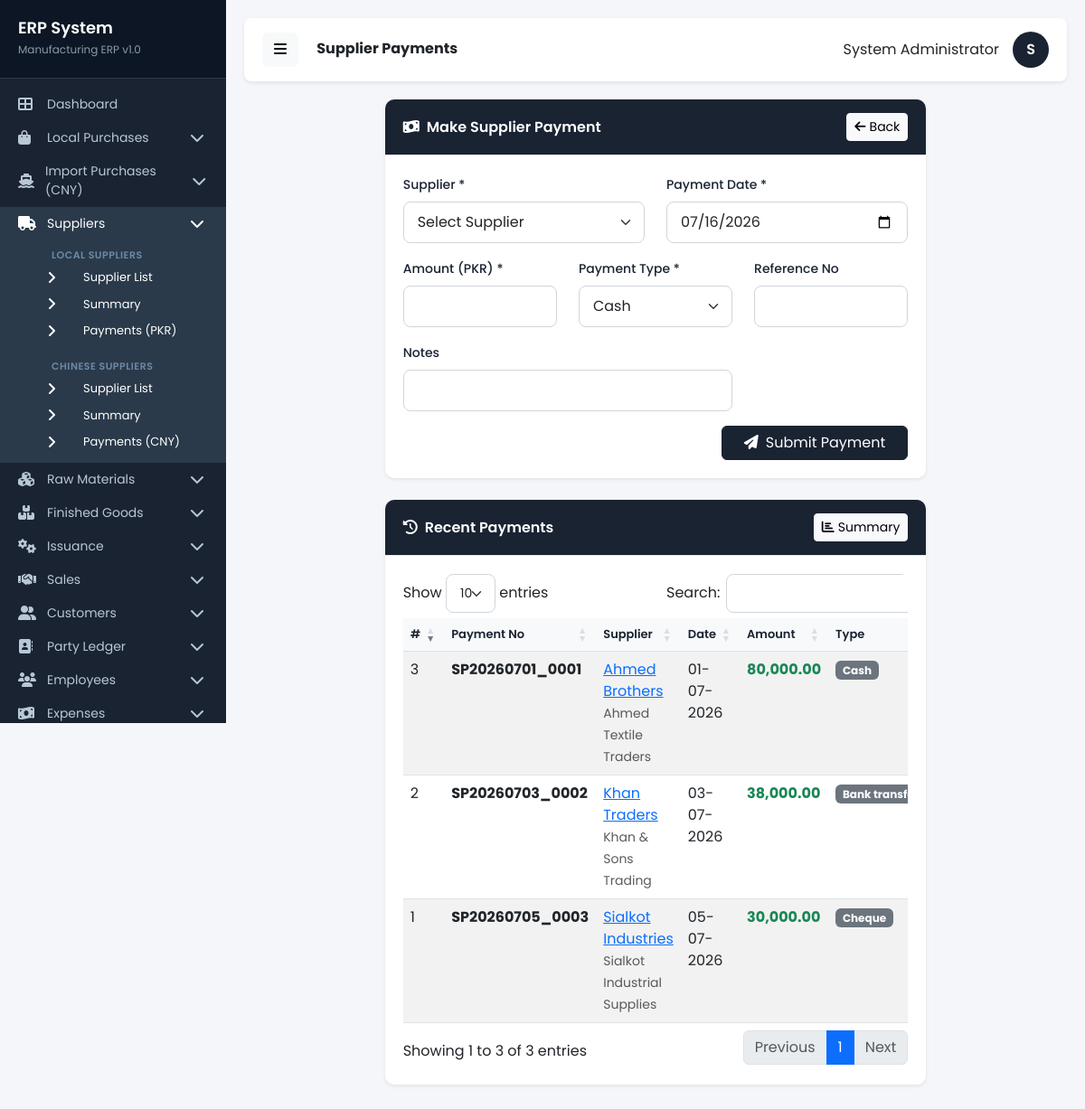
Page /pages/supplier_payments.php (signed in) on the committed database.
### tables this page shows
CREATE TABLE `supplier_payments` (
  `id` int(11) NOT NULL,
  `payment_no` varchar(50) NOT NULL,
  `supplier_id` int(11) NOT NULL,
  `payment_date` date DEFAULT NULL,
  `amount` decimal(18,2) NOT NULL,
  `payment_type` enum('cash','bank_transfer','cheque','online') DEFAULT 'cash',
  `reference_no` varchar(50) DEFAULT NULL,
  `bank_name` varchar(100) DEFAULT NULL,
  `cheque_no` varchar(50) DEFAULT NULL,
  `notes` text DEFAULT NULL,
  `status` enum('pending','completed','cancelled') DEFAULT 'pending',
  `date_time` datetime DEFAULT NULL
);

CREATE TABLE `local_suppliers` (
  `id` int(11) NOT NULL,
  `supplier_name` varchar(200) NOT NULL,
  `company_name` varchar(200) DEFAULT NULL,
  `contact_person` varchar(100) DEFAULT NULL,
  `phone` varchar(20) DEFAULT NULL,
  `email` varchar(100) DEFAULT NULL,
  `address` text DEFAULT NULL,
  `city` varchar(100) DEFAULT NULL,
  `country` varchar(100) DEFAULT 'Pakistan',
  `cnic` varchar(20) DEFAULT NULL,
  `ntn` varchar(20) DEFAULT NULL,
  `opening_balance` decimal(18,2) DEFAULT 0.00,
  `opening_balance_type` varchar(20) DEFAULT 'payable',
  `current_balance` decimal(18,2) DEFAULT 0.00,
  `status` enum('active','inactive') DEFAULT 'active',
  `date_time` datetime DEFAULT NULL
);

### includes/database.php (called while the page is built, shortened)
<?php
$db = new mysqli(DB_HOST, DB_USER, DB_PASS, DB_NAME);
$db->set_charset("utf8");
function executePrepared($sql, $types = '', $params = []) {
    global $db;
    $stmt = $db->prepare($sql);
    $stmt->execute();
    return $stmt;
}
function getRows($sql, $types = '', $params = []) {
    $stmt = executePrepared($sql, $types, $params);
    $result = $stmt->get_result();
    $rows = [];
    while ($row = $result->fetch_assoc()) {
        $rows[] = $row;
    }
    return $rows;
}
function formatCurrency($amount) {
    return number_format($amount, 2);
}
?>

### pages/supplier_payments.php (the view, shortened to what this page needs)
<?php
require_once '../includes/database.php';
$payments = getRows("SELECT p.*, s.supplier_name, s.company_name
    FROM supplier_payments p
    LEFT JOIN local_suppliers s ON p.supplier_id = s.id
    ORDER BY p.id DESC LIMIT 100");
include '../includes/header.php';
include '../includes/sidebar.php';
?>
<div class="row justify-content-center">
    <div class="col-lg-8">
        <div class="card shadow-sm">
            <div class="card-header d-flex justify-content-between align-items-center" style="background:#1a2332;color:#fff;">
                <span><i class="fas fa-money-bill-wave me-2"></i>Make Supplier Payment</span>
                <a href="../index.php" class="btn btn-light btn-sm"><i class="fas fa-arrow-left me-1"></i>Back</a>
            </div>
            <div class="card-body">
                <form method="POST">
                    <div class="row">
                        <div class="col-md-6 mb-3">
                            <label class="form-label">Supplier *</label>
                            <select class="form-select" id="supplierSelect" name="supplier_id" required>
                                <option value="">Select Supplier</option>
                            </select>
                        </div>
                        <div class="col-md-6 mb-3">
                            <label class="form-label">Payment Date *</label>
                            <input type="date" class="form-control" name="payment_date" value="<?php echo date('Y-m-d'); ?>" required>
                        </div>
                    </div>
                    <div class="row">
                        <div class="col-md-4 mb-3">
                            <label class="form-label">Amount (PKR) *</label>
                            <input type="number" step="0.01" class="form-control" id="payAmount" name="amount" min="0.01" required>
                        </div>
                        <div class="col-md-4 mb-3">
                            <label class="form-label">Payment Type *</label>
                            <select class="form-select" id="payType" name="payment_type" required>
                                <option value="cash">Cash</option>
                            </select>
                        </div>
                        <div class="col-md-4 mb-3">
                            <label class="form-label">Reference No</label>
                            <input type="text" class="form-control" name="reference_no">
                        </div>
                    </div>
                    <div class="row">
                        <div class="col-md-8 mb-3">
                            <label class="form-label">Notes</label>
                            <input type="text" class="form-control" name="notes">
                        </div>
                    </div>
                    <div class="text-end">
                        <button type="submit" class="btn btn-primary px-4"><i class="fas fa-paper-plane me-2"></i>Submit Payment</button>
                    </div>
                </form>
            </div>
        </div>
        <div class="card shadow-sm mt-4">
            <div class="card-header d-flex justify-content-between align-items-center" style="background:#1a2332;color:#fff;">
                <span><i class="fas fa-history me-2"></i>Recent Payments</span>
                <a href="suppliers_summary.php" class="btn btn-light btn-sm"><i class="fas fa-chart-bar me-1"></i>Summary</a>
            </div>
            <div class="card-body">
                <div class="table-responsive">
                    <table class="table table-striped table-hover" id="paymentTable">
                        <thead>
                            <tr>
                                <th>#</th>
                                <th>Payment No</th>
                                <th>Supplier</th>
                                <th>Date</th>
                                <th>Amount</th>
                                <th>Type</th>
                            </tr>
                        </thead>
                        <tbody>
                            <?php $i = 1; foreach ($payments as $p): ?>
                                <tr>
                                    <td><?php echo $i++; ?></td>
                                    <td><strong><?php echo htmlspecialchars($p['payment_no']); ?></strong></td>
                                    <td>
                                        <a href="supplier_detail.php?id=<?php echo $p['supplier_id']; ?>">
                                            <?php echo htmlspecialchars($p['supplier_name']); ?>
                                        </a>
                                        <?php if ($p['company_name']): ?>
                                            <br><small class="text-muted"><?php echo htmlspecialchars($p['company_name']); ?></small>
                                        <?php endif; ?>
                                    </td>
                                    <td><?php echo date('d-m-Y', strtotime($p['payment_date'])); ?></td>
                                    <td class="text-success"><strong><?php echo formatCurrency($p['amount']); ?></strong></td>
                                    <td><span class="badge bg-secondary"><?php echo ucfirst(str_replace('_', ' ', $p['payment_type'])); ?></span></td>
                                </tr>
                            <?php endforeach; ?>
                        </tbody>
                    </table>
                </div>
            </div>
        </div>
    </div>
</div>
<link rel="stylesheet" href="https://cdn.datatables.net/1.13.4/css/dataTables.bootstrap5.min.css">
<?php include '../includes/footer.php'; ?>

### includes/header.php (style rules this page uses)
* { font-family: 'Poppins', sans-serif; }
body { background-color: #f4f6f9; margin: 0; padding: 0; }
.card { border: none; border-radius: 10px; box-shadow: 0 2px 10px rgba(0,0,0,0.08); margin-bottom: 20px; }
.card-header { background: #fff; border-bottom: 1px solid #e8eaed; padding: 15px 20px; font-weight: 600; border-radius: 10px 10px 0 0 !important; }
.card-body { padding: 20px; }
.btn-primary { background: #1a2332; border-color: #1a2332; }
.table-responsive { border-radius: 8px; }
.table th { background: #f8f9fa; font-weight: 600; font-size: 13px; color: #1a2332; }
.form-label { font-weight: 500; font-size: 14px; color: #1a2332; }
.form-control, .form-select { border-radius: 8px; border: 1px solid #d1d5db; padding: 10px 15px; }

### rows in the picture
supplier_payments: payment_no "SP20260705_0003", supplier.supplier_name "Sialkot Industries", supplier.company_name "Sialkot Industrial Supplies", payment_date "05-07-2026", amount "30,000.00", payment_type "Cheque"
supplier_payments: payment_no "SP20260703_0002", supplier.supplier_name "Khan Traders", supplier.company_name "Khan & Sons Trading", payment_date "03-07-2026", amount "38,000.00", payment_type "Bank…"
supplier_payments: payment_no "SP20260701_0001", supplier.supplier_name "Ahmed Brothers", supplier.company_name "Ahmed Textile Traders", payment_date "01-07-2026", amount "80,000.00", payment_type "Cash"

### other values in the picture
$pageTitle "Supplier Payments"
$_SESSION['full_name'] "System Administrator"
substr($_SESSION['full_name'], 0, 1) "S"
